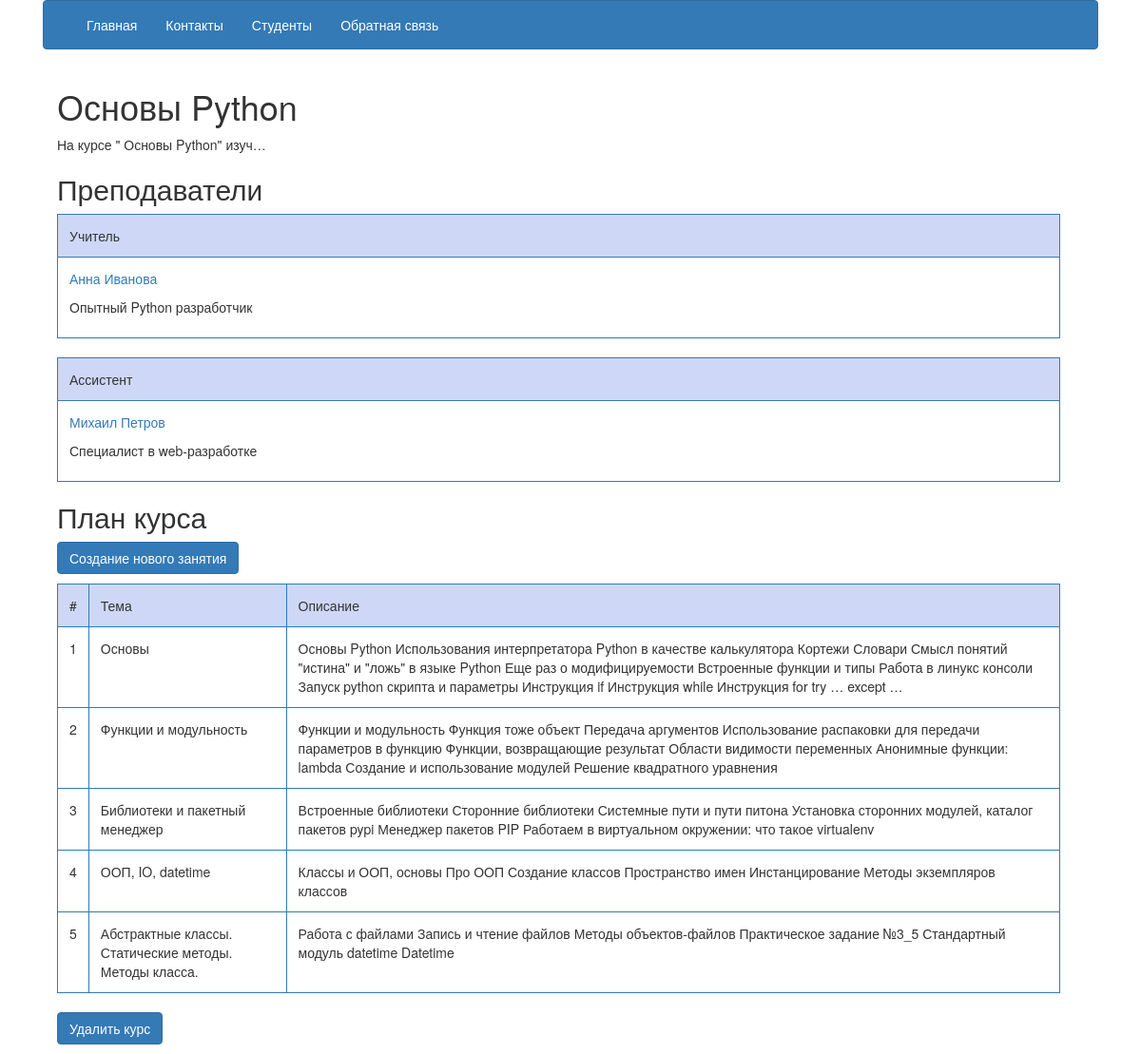
The page /courses/1/ on the database its author committed.
### courses/models.py (models this page shows, shortened)
class Course(models.Model):
    name = models.CharField(max_length=255)
    short_description = models.CharField(max_length=255)
    description = models.TextField(max_length=1255)
    coach = models.ForeignKey(Coach, related_name = 'coach_courses', null=True, blank= True)
    assistant = models.ForeignKey(Coach, related_name = 'assistant_courses', null=True, blank= True)

class Lesson(models.Model):
    subject = models.CharField(max_length=255)
    description = models.TextField(max_length=1255)
    course = models.ForeignKey(Course)
    order = models.PositiveIntegerField()

### coaches/models.py (models this page shows, shortened)
class Coach(models.Model):
    user = models.OneToOneField(User)
    date_of_birth = models.DateField()
    gender = models.CharField(max_length = 1, choices = (('M', 'Male'), ('F', 'Female')))
    phone = models.CharField(max_length = 15)    # телефон
    address = models.CharField(max_length = 255)        # адрес
    skype = models.CharField(max_length = 25)
    description = models.TextField()

### courses/views.py (the view)
# urls.py: url(r'^(?P<pk>\d+)/$', views.CourseDetailView.as_view(), name='detail'),
class CourseDetailView(DetailView):
    model = Course
    template_name = 'courses/detail.html'
    context_object_name = 'course'
    def get_context_data(self, **kwargs):
        logger.debug("Courses detail view has been debugged!")
        logger.info("Logger of courses detail view informs you!")
        logger.warning("Logger of courses detail view warns you!")
        logger.error("Courses detail view went wrong!")
        context = super().get_context_data(**kwargs)
        pk = self.kwargs['pk']
        context['lessons'] = Lesson.objects.filter(course__id=pk)
        return context

### templates/courses/detail.html (shortened to what this page needs)
{% extends "base.html" %}
{% block nav_class_student_course %}?course_id={{ course.id }}{% endblock %}
{% block content %}
  <div class="blog-header">
      <h1 class="blog-title">{{ course.name }} </h1>
      <p>{{ course.description|truncatechars:32  }} </p>
  </div>
  <div class="blog-post">
   <h2>Преподаватели</h2>
      {% if course.coach %}
          <table class="table table-bordered" style="width: 95%">
            <tr class="student_list">
                <td>Учитель</td>
            </tr>
            <tr>
                <td><p><a href="{% url 'coaches:detail' course.coach.id %}">{{ course.coach.user.first_name }}  {{ course.coach.user.last_name }}</a></p>
                <p> {{ course.coach.description }}</p>
                </td>
            </tr>
          </table>
      {% endif %}
      {% if course.assistant %}
          <table class="table table-bordered" style="width: 95%">
            <tr class="student_list">
               <td>Ассистент</td>
            </tr>
            <tr>
              <td>
                 <p><a href="{% url 'coaches:detail' course.assistant.id %}">{{ course.assistant.user.first_name }}  {{ course.assistant.user.last_name }}</a></p>
                 <p> {{ course.assistant.description }}</p>
              </td>
            </tr>
          </table>
      {% endif %}
  </div>
  <div class="blog-post">
    <h2>План курса</h2>
      <p>
        <a href="{% url 'courses:add_lesson' course.id%}"><button type="button" class="btn btn-primary">Создание нового занятия </button></a>
      </p>
    <table class="table table-bordered" style="width: 95%">
       <tr class="student_list">
         <td>#</td>
         <td>Тема</td>
         <td>Описание</td>
       </tr>
          {% for lessons in lessons%}
       <tr>
         <td>{{ lessons.order }} </td>
         <td>{{ lessons.subject }} </td>
         <td>{{ lessons.description }} </td>
      </tr>
          {% endfor %}
    </table>
      <p>  <a href="{% url 'courses:remove' course.id %}"><button type="button" class="btn btn-primary">Удалить курс</button></a> </p>
  </div>
{% endblock content %}

### templates/base.html (shortened to what this page needs)
<!DOCTYPE html>
<html lang="en">
  <head>
    {% load static %}
    <link href="{% static 'css/style.css'%}" rel="stylesheet">
    <link href="{% static 'css/bootstrap.css'%}" rel="stylesheet">
  </head>
  <body>
<div class="container">
     <nav class="navbar navbar-default">
    <div class="container-fluid">
      <div class="collapse navbar-collapse" id="bs-example-navbar-collapse-1">
        <ul class="nav navbar-nav">
          <li class = {% block nav_class_index %}   {% endblock %}><a href="{% url 'index'%}">Главная</a></li>
          <li class = {% block nav_class_contact %} {% endblock %}><a href="{% url 'contact'%}">Контакты</a></li>
          <li class = {% block nav_class_student %} {% endblock %}><a href="{% url 'students:list_view' %}{% block nav_class_student_course %} {% endblock %}">Студенты</a></li>
          <li class = {% block nav_class_feedback %} {% endblock %}><a href="{% url 'feedback' %}">Обратная связь</a></li>
         </ul>
        </div>
    </div>
  </nav>
    <div class="container">
    {% block content %}    {% endblock content %}
    </div>
</div>
  </body>
</html>

### static/css/style.css (style rules this page uses)
html { font-family: sans-serif; color: #333; background-color: #fff; }
body { font-family: "Helvetica Neue", Helvetica, Arial, sans-serif; font-size: 14px; line-height: 1.42857143; color: #333; background-color: #fff; }
h2 { font-family: inherit; font-weight: 500; line-height: 1.1; color: inherit; background: #fff }
p { margin: 0 0 10px; }
a { color: #333; text-decoration: none; }
td { padding: 10px 10px 3px 3px; }
tr { border: : 5px }
.student_list { background: #CED8F6; border-width: 1px; }

### rows shown on the page
Course: name "Основы Python", description "На курсе \" Основы Python\" изуч…", coach.user.first_name "Анна", coach.user.last_name "Иванова", coach.description "Опытный Python разработчик", assistant.user.first_name "Михаил", assistant.user.last_name "Петров", assistant.description "Специалист в web-разработке"
Lesson: order "1", subject "Основы", description "Основы Python Использования интерпретатора Python в качестве калькулятора Кортежи Словари Смысл понятий \"истина\" и \"ложь\" в языке Python Еще раз о модифицируемости Встроенные функции и типы Работа в линукс консоли Запуск python скрипта и параметры Инструкция if Инструкция while Инструкция for try … except …"
Lesson: order "2", subject "Функции и модульность", description "Функции и модульность Функция тоже объект Передача аргументов Использование распаковки для передачи параметров в функцию Функции, возвращающие результат Области видимости переменных Анонимные функции: lambda Создание и использование модулей Решение квадратного уравнения"
Lesson: order "3", subject "Библиотеки и пакетный менеджер", description "Встроенные библиотеки Сторонние библиотеки Системные пути и пути питона Установка сторонних модулей, каталог пакетов pypi Менеджер пакетов PIP Работаем в виртуальном окружении: что такое virtualenv"
Lesson: order "4", subject "ООП, IO, datetime", description "Классы и ООП, основы Про ООП Создание классов Пространство имен Инстанцирование Методы экземпляров классов"
Lesson: order "5", subject "Абстрактные классы. Статические методы. Методы класса.", description "Работа с файлами Запись и чтение файлов Методы объектов-файлов Практическое задание №3_5 Стандартный модуль datetime Datetime"
